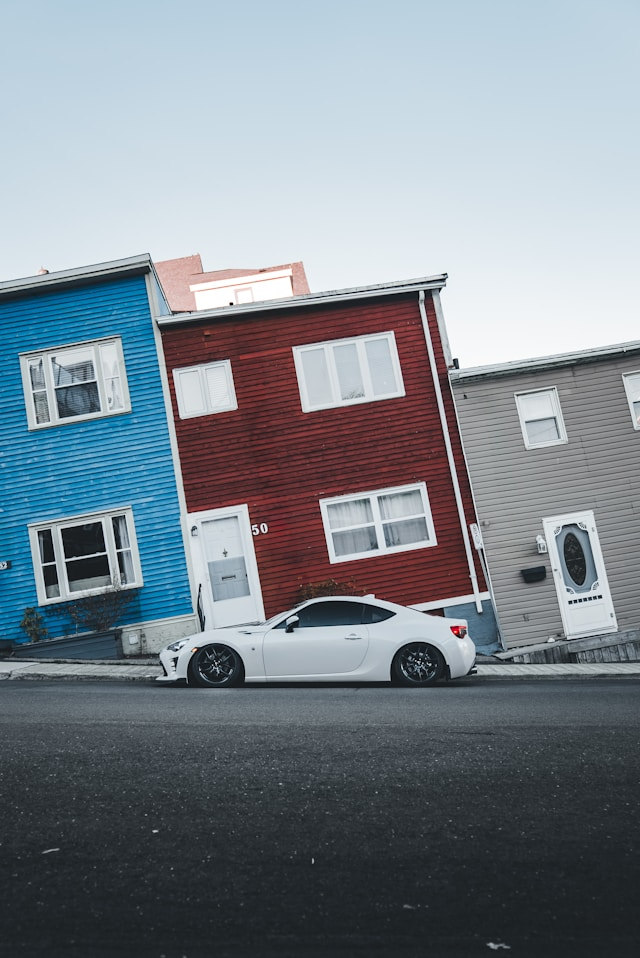
#> input picture houses.jpg, 640 x 958 px; its folder holds only this picture in this run
$ python -i imageFunctions.py   (imports and definitions only)
#> lines starting #> are read from the running program, lines starting #| are printed output that depends on the picture
#> further down, picture is the input picture: PIL image 640x958 RGB; mean R, G, B 125, 134.3, 142.5
from PIL import Image
from math import radians, cos, sin
from gaussian_Blur import *
from os import listdir


class working_image:
    # [300 lines left out: functions __init__, corrected_greyscale, greyscale_Corrected, greyscale, colorIsolationRed, colorIsolationGreen and 16 more, not called in this run]


# Rotates and takes the smallest window fitting all of image
def rotateSmallest(image):
    image.convert("RGBA")
    width, height = image.size
#> width = 640; height = 958
    aspect_ratio = width / height
#> aspect_ratio = 0.668

    angle = int(input("Rotation angle in degrees: "))
#> the answer given: 3
    angle_radians = radians(angle)

    rotated_image = image.rotate(angle, expand=True, fillcolor = (0, 0, 0, 0))
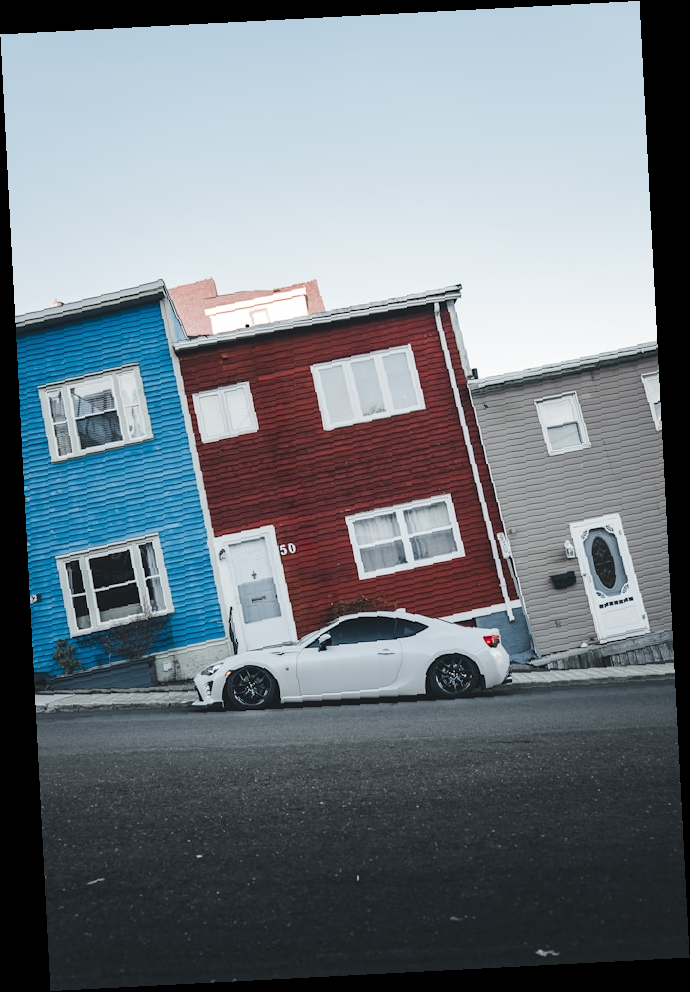
#> rotated_image: PIL image 690x992 RGB; mean R, G, B 111.9, 120.3, 127.6
    new_width, new_height = rotated_image.size
#> new_width = 690; new_height = 992

    cos_angle = abs(cos(angle_radians))
    sin_angle = abs(sin(angle_radians))

    new_w = width * cos_angle + height * sin_angle
#> new_w = 689.3
    new_h = height * cos_angle + width * sin_angle
#> new_h = 990.2

    crop_w = int(min(new_w, new_h * aspect_ratio))
#> crop_w = 661
    crop_h = int(min(new_h, new_w / aspect_ratio))
#> crop_h = 990

    left = (new_width - crop_w) // 2
#> left = 14
    right = left + crop_w
#> right = 675
    top = (new_height - crop_h) // 2
#> top = 1
    bottom = top + crop_h
#> bottom = 991

    final_product = rotated_image.crop((left, top, right, bottom))
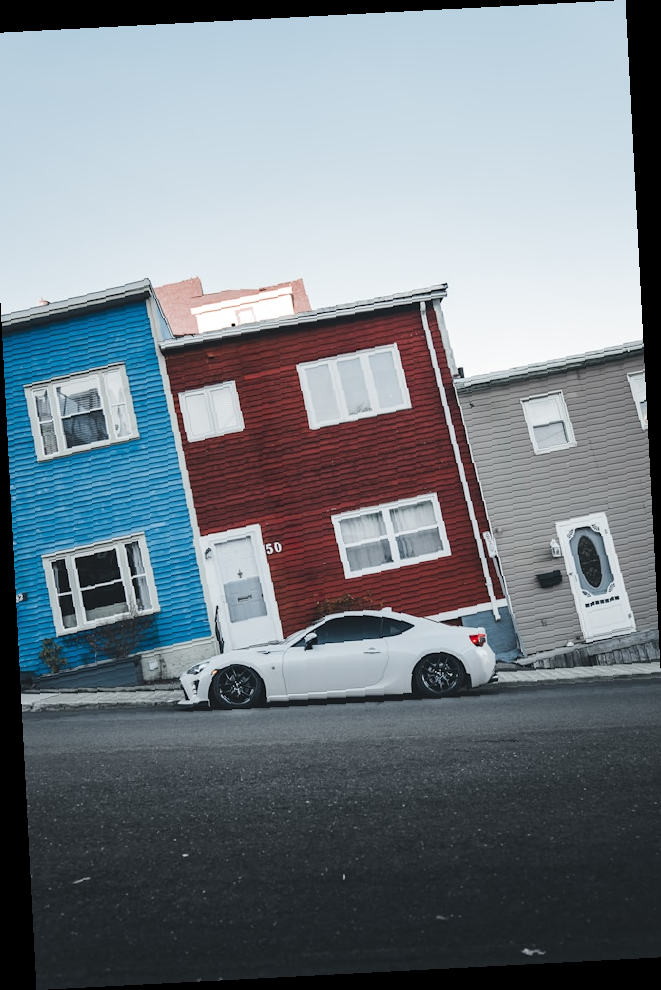
#> final_product: PIL image 661x990 RGB; mean R, G, B 116.4, 125.2, 132.7

    return final_product


# [116 lines left out: functions rotationAbout, translation, scale, transform, blurFunction, blurFunctionNP and 1 more, not called in this run]

"""
Function: Converts given qr code to a 1 pixel per bit version
"""
# [23 lines left out: function qr_code_simplifier, not called in this run]

"""
Fucntion: Reads qr codes from image made with hide_qr_linear
"""
# [16 lines left out: function qr_read, not called in this run]

"""
Function: Writes qr codes into an image in a line with an
arbitrary spacing by writing into the last bit of rgb channels
"""
# [43 lines left out: function hide_Qr_Linear, not called in this run]

"""
Legacy versions of the qr code hider and reader
"""
# [52 lines of commented-out code are left out]
def color_reduction(image):
    pass


# Richardson–Lucy deconvolution
def deconvolution(image):
    pass


# Seam carving algorithm
# Resizes cutting out un-important sections
def seam_carved_resize(image):
    pass

>>> from PIL import Image
>>> picture = Image.open('houses.jpg')
>>> result = rotateSmallest(picture)
